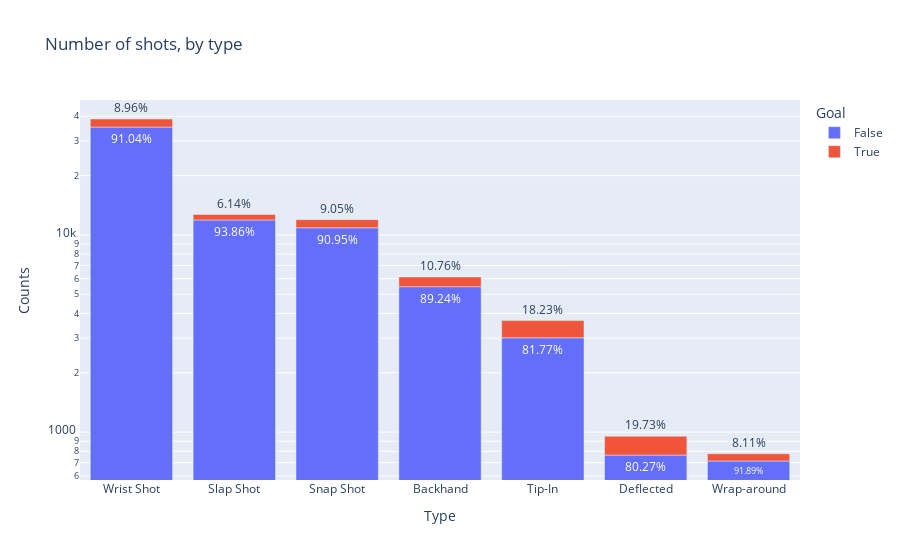

Here is the notebook cell this chart was saved with:
### Markdown cell above
## Number of shots, by type

### Code cell
ddf = df[df['Type'] != '']
df_g = ddf.groupby(['Type', 'Goal']).size().to_frame('Counts').reset_index()
df_g['Percentage'] = df_g['Counts'] / df_g.groupby('Type')['Counts'].transform('sum') * 100

px.bar(df_g,
       x='Type',
       y='Counts',
       color='Goal',
       title="Number of shots, by type",
       log_y=True,
       text=df_g['Percentage'].apply(lambda x: '{0:1.2f}%'.format(x))
       ).update_xaxes(categoryorder='total descending')

### Figure 1 — Plotly figure (JSON) as saved in the notebook; plotly's stock layout.template omitted (floating-point values rounded to 4 significant figures)
{"data": [{"alignmentgroup": "True", "hovertemplate": "Goal=False<br>Type=%{x}<br>Counts=%{y}<br>text=%{text}<extra></extra>", "legendgroup": "False", "marker": {"color": "#636efa", "pattern": {"shape": ""}}, "name": "False", "offsetgroup": "False", "orientation": "v", "showlegend": true, "text": ["89.24%", "80.27%", "93.86%", "90.95%", "81.77%", "91.89%", "91.04%"], "textposition": "auto", "type": "bar", "x": ["Backhand", "Deflected", "Slap Shot", "Snap Shot", "Tip-In", "Wrap-around", "Wrist Shot"], "xaxis": "x", "y": [5468, 765, 11918, 10879, 3009, 714, 35275], "yaxis": "y"}, {"alignmentgroup": "True", "hovertemplate": "Goal=True<br>Type=%{x}<br>Counts=%{y}<br>text=%{text}<extra></extra>", "legendgroup": "True", "marker": {"color": "#EF553B", "pattern": {"shape": ""}}, "name": "True", "offsetgroup": "True", "orientation": "v", "showlegend": true, "text": ["10.76%", "19.73%", "6.14%", "9.05%", "18.23%", "8.11%", "8.96%"], "textposition": "auto", "type": "bar", "x": ["Backhand", "Deflected", "Slap Shot", "Snap Shot", "Tip-In", "Wrap-around", "Wrist Shot"], "xaxis": "x", "y": [659, 188, 779, 1082, 671, 63, 3471], "yaxis": "y"}], "layout": {"barmode": "relative", "legend": {"title": {"text": "Goal"}, "tracegroupgap": 0}, "title": {"text": "Number of shots, by type"}, "xaxis": {"anchor": "y", "categoryorder": "total descending", "domain": [0, 1], "title": {"text": "Type"}}, "yaxis": {"anchor": "x", "domain": [0, 1], "title": {"text": "Counts"}, "type": "log"}}}
